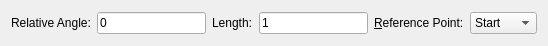
<?xml version="1.0" encoding="UTF-8"?>
<ui version="4.0">
 <class>LineRelativeAngle</class>
 <widget class="QWidget" name="LineRelativeAngle">
  <property name="geometry">
   <rect>
    <x>0</x>
    <y>0</y>
    <width>548</width>
    <height>46</height>
   </rect>
  </property>
  <layout class="QHBoxLayout">
   <item>
    <widget class="QLabel" name="label">
     <property name="text">
      <string>Relative Angle:</string>
     </property>
    </widget>
   </item>
   <item>
    <widget class="RMathLineEdit" name="Angle">
     <property name="text">
      <string notr="true">0</string>
     </property>
     <property name="angle" stdset="0">
      <bool>true</bool>
     </property>
     <property name="defaultUnit" stdset="0">
      <number>0</number>
     </property>
    </widget>
   </item>
   <item>
    <widget class="QLabel" name="label_2">
     <property name="text">
      <string>Length:</string>
     </property>
    </widget>
   </item>
   <item>
    <widget class="RMathLineEdit" name="Length">
     <property name="text">
      <string notr="true">1</string>
     </property>
     <property name="angle" stdset="0">
      <bool>false</bool>
     </property>
     <property name="defaultUnit" stdset="0">
      <number>0</number>
     </property>
    </widget>
   </item>
   <item>
    <widget class="QLabel" name="labelReferencePoint">
     <property name="text">
      <string>&amp;Reference Point:</string>
     </property>
     <property name="buddy">
      <cstring>ReferencePoint</cstring>
     </property>
    </widget>
   </item>
   <item>
    <widget class="QComboBox" name="ReferencePoint">
     <item>
      <property name="text">
       <string>Start</string>
      </property>
     </item>
     <item>
      <property name="text">
       <string>Middle</string>
      </property>
     </item>
     <item>
      <property name="text">
       <string>End</string>
      </property>
     </item>
    </widget>
   </item>
  </layout>
 </widget>
 <customwidgets>
  <customwidget>
   <class>RMathLineEdit</class>
   <extends>QLineEdit</extends>
   <header>RMathLineEdit.h</header>
  </customwidget>
 </customwidgets>
 <resources/>
 <connections/>
</ui>
